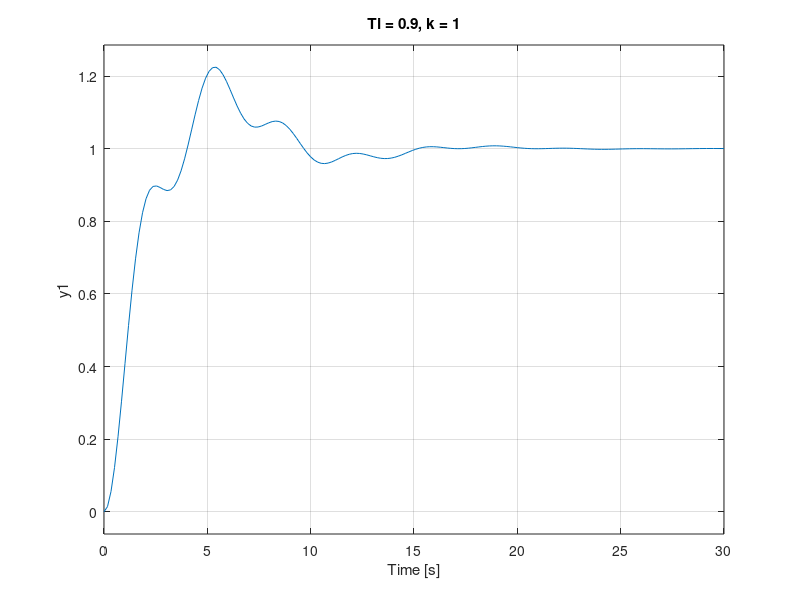

MATLAB code for this plot:
clear;
clc;

% Parameters
b = 1;
a1 = 1;
a2 = 3;
a3 = 1;
K0 = tf([b],[1 a1 a2 a3]);
pole(K0)

% PID Parameters
k = 1.0;
Ti = .9;
Td = 1;
P = k;
I = tf([1],[Ti 0]);
D = tf([Td 0],[1]);

% PID regulator
PID_reg = P*(1+I+D);
PI_reg = P*(1+I);
P_reg = P;

% Main path
main = PID_reg * K0;

% Transfer function
G = feedback(main, 1)
step(G)
title('Ti = 0.9, k = 1')
